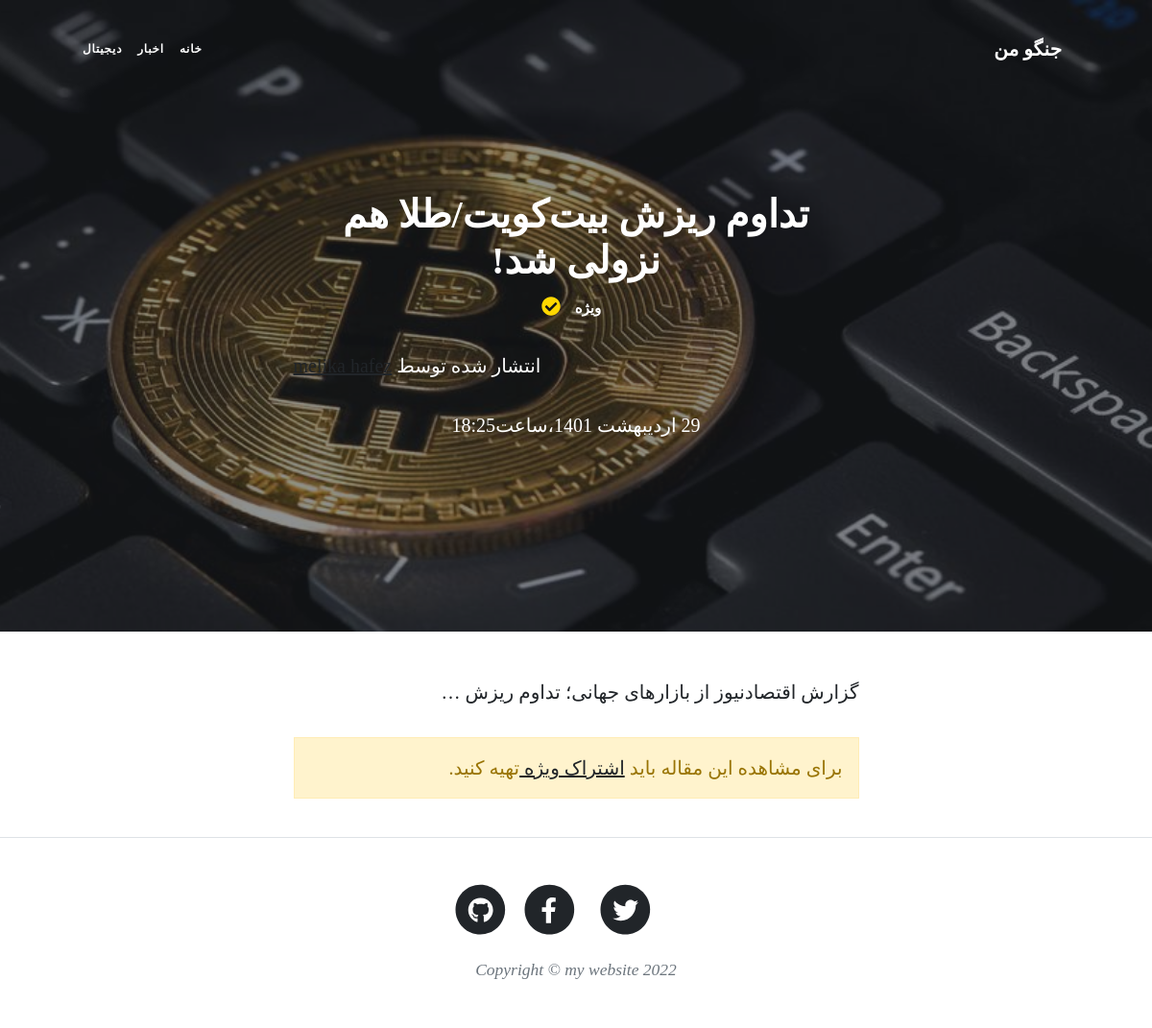
/article/tdom-rzsh-btottl-hm-nzol-shd, run on the app's committed database.
### blog/models.py (models this page shows, shortened)
class Category(models.Model):
    parent = models.ForeignKey('self', default=None, null=True, blank=True, on_delete=models.SET_NULL, related_name='children', verbose_name='زیر دسته')
    title = models.CharField(max_length=200, verbose_name="عنوان دسته بندی")
    slug = models.SlugField(max_length=100, unique=True,
                            verbose_name="آدرس دسته بندی")
    status = models.BooleanField(default=True, verbose_name="وضعیت نمایش")
    position = models.IntegerField(verbose_name="موقعیت")
    class Meta:
        verbose_name = "دسته بندی"
        verbose_name_plural = "دسته بندی ها"
        ordering = ['parent__id', 'position']
    objects = CategoryManager()

class Article(models.Model):
    STATUS_CHOICES = (
        ('d', 'پیش نویس'),
        ('p', 'منتشر شده'),
        ('i', 'در حال بررسی'),
        ('b', 'برگشت خورده'),
    )
    author = models.ForeignKey(User, null=True, on_delete=models.SET_NULL, related_name='articles', verbose_name='نویسنده')
    title = models.CharField(max_length=128, verbose_name="عنوان")
    category = models.ManyToManyField(
        'Category', verbose_name="دسته بندی", related_name="articles")
    description = models.TextField(verbose_name="توضیحات")
    img = models.ImageField(upload_to="Images", verbose_name="عکس")
    publish = models.DateTimeField(
        default=timezone.now, verbose_name="زمان انتشار")
    created = models.DateTimeField(auto_now_add=True)
    updated = models.DateTimeField(auto_now=True)
    is_special = models.BooleanField(default=False, verbose_name="مقاله ویژه")
    status = models.CharField(
        max_length=1, choices=STATUS_CHOICES, verbose_name="وضعیت")
    slug = models.SlugField(max_length=100, unique=True, verbose_name="آدرس")
    class Meta:
        verbose_name = "مقاله"
        verbose_name_plural = "مقاله ها"
    def jpublish(self):
        return jalali_converter(self.publish)
    jpublish.short_description = "زمان انتشار"
    def thumbnail_tag(self):
        return format_html("<img width='60' height='60' style='border-radius: 5px;' src='{}'>".format(self.img.url))
    thumbnail_tag.short_description = "عکس"
    def category_to_str(self):
        return "، ".join([category.title for category in self.category.active()])
    category_to_str.short_description = "دسته بندی"
    objects = models.Manager()
    published_objects = ArticleManager()

### account/models.py (models this page shows)
class User(AbstractUser):
    is_author = models.BooleanField(default=False, verbose_name="وضعیت نویسندگی")
    special_user = models.DateTimeField(default=timezone.now, verbose_name="کاربر ویژه تا تاریخ ")
    email = models.EmailField(unique=True, verbose_name='ایمیل')
    def is_special_user(self):
        if self.special_user > timezone.now():
            return True
        else:
            return False
    is_special_user.boolean = True
    is_special_user.short_description = "وضعیت کاربری ویژه"

### blog/views.py (the view)
# urls.py: path('article/<slug:slug>', views.ArticleDetail.as_view(), name="detail"),
class ArticleDetail(DetailView):
    def get_object(self):
        slug = self.kwargs.get('slug')
        return get_object_or_404(Article.published_objects.published(), slug=slug)
    template_name = "blog/detail.html"

### blog/models.py (called while the page is built)
    def published(self):
        return self.filter(status='p')

    def active(self):
        return self.filter(status=True)

### blog/templatetags/base_tags.py (called while the page is built)
@register.simple_tag
def title(data="جنگو من"):
    return data

@register.inclusion_tag("blog/partials/category_navbar.html")
def category_navbar():
    return {
        "category": Category.objects.filter(status=True)
    }

### extensions/jalali.py (called while the page is built)
    def persian_tuple(self):
        return self.persian_year, self.persian_month, self.persian_day

### extensions/utils.py (called while the page is built)
def jalali_converter(time):
    jmonth = ["فروردین", "اردیبهشت", "خرداد", "تیر", "مرداد",
              "شهریور", "مهر", "آبان", "آذر", "دی", "بهمن", "اسفند"]
    time = timezone.localtime(time)
    time_to_str = "{},{},{}".format(time.year, time.month, time.day)
    time_to_tuple = jalali.Gregorian(time_to_str).persian_tuple()
    time_to_list = list(time_to_tuple)
    for index, month in enumerate(jmonth):
        if time_to_list[1] == index+1:
            time_to_list[1] = month
            break
    output = "{} {} {}،ساعت{}:{}".format(
        time_to_list[2],
        time_to_list[1],
        time_to_list[0],
        time.hour,
        time.minute,
    )
    return output

### blog/templates/blog/detail.html (shortened to what this page needs)
{% extends 'blog/base.html' %}
{% load static %}
{% block content %}
<header class="masthead" style="background-image: url('{{ article.img.url }}')">
    <div class="container position-relative px-4 px-lg-5">
        <div class="row gx-4 gx-lg-5 justify-content-center">
            <div class="col-md-10 col-lg-8 col-xl-7">
                <div class="site-heading">
                    <h1>{{ article.title }}</h1>
                    {% if article.is_special %}
                            <span class="badge badge-danger">ویژه</span>
                            <i class="fa fa-check-circle" style="color: gold"></i>
                    {% endif %}
                    <span class="meta">
                        <p class="post-meta">
                            انتشار شده توسط
                            <a href="{% url 'blog:author' article.author %}"> {{ article.author.get_full_name }} </a>
                        </p>
                            <time>{{ article.jpublish }}</time></small>
                    </span>
                </div>
            </div>
        </div>
    </div>
</header>
<article class="mb-4">
    <div class="container px-4 px-lg-5">
        <div class="row gx-4 gx-lg-5 justify-content-center">
            <div class="col-md-10 col-lg-8 col-xl-7 text-justify">
            {% if object.is_special %}
                {% if user.is_authenticated and user.is_special_user or user == object.author or user.is_superuser %}
                    {{ article.description|safe }}
                {% else %}
                    {{ article.description|striptags|truncatewords:7 }}
                    <p class="alert alert-warning"> برای مشاهده این مقاله باید <a href="#"> اشتراک ویژه </a>تهیه کنید.</p>
                {% endif %}
            {% else %}
                {{ article.description|safe }}
            {% endif %}
            </div>
        </div>
    </div>
</article>
{% endblock content %}

### blog/templates/blog/base.html (shortened to what this page needs)
{% load static %}
{% load base_tags %}
<!DOCTYPE html>
<html lang="en">
<head>
    <link rel="stylesheet" href="{% static 'blog/css/styles.css' %}">
    <link href="css/styles.css" rel="stylesheet">
    <link href="{% static 'blog/css/rtl.css' %}" rel="stylesheet">
</head>
<body>
    <nav class="navbar navbar-expand-lg navbar-light" id="mainNav">
        <div class="container px-4 px-lg-5">
            <a class="navbar-brand" href="{% url 'blog:home' %}">{% title %}</a>
            {% category_navbar %}
        </div>
    </nav>
    {% block content %}
    {% endblock content %}
    <footer class="border-top">
        <div class="container px-4 px-lg-5">
            <div class="row gx-4 gx-lg-5 justify-content-center">
                <div class="col-md-10 col-lg-8 col-xl-7">
                    <ul class="list-inline text-center">
                        <li class="list-inline-item">
                            <a href="#!">
                                <span class="fa-stack fa-lg">
                                    <i class="fas fa-circle fa-stack-2x"></i>
                                    <i class="fab fa-twitter fa-stack-1x fa-inverse"></i>
                                </span>
                            </a>
                        </li>
                        <li class="list-inline-item">
                            <a href="#!">
                                <span class="fa-stack fa-lg">
                                    <i class="fas fa-circle fa-stack-2x"></i>
                                    <i class="fab fa-facebook-f fa-stack-1x fa-inverse"></i>
                                </span>
                            </a>
                        </li>
                        <li class="list-inline-item">
                            <a href="#!">
                                <span class="fa-stack fa-lg">
                                    <i class="fas fa-circle fa-stack-2x"></i>
                                    <i class="fab fa-github fa-stack-1x fa-inverse"></i>
                                </span>
                            </a>
                        </li>
                    </ul>
                    <div class="small text-center text-muted fst-italic">Copyright &copy; my website 2022</div>
                </div>
            </div>
        </div>
    </footer>
</body>
</html>

### blog/templates/blog/partials/category_navbar.html (shortened to what this page needs)
<div class="collapse navbar-collapse nav" id="navbarResponsive">
    <ul class="navbar-nav ml-auto">
      <li class="nav-item">
        <a class="nav-link" href="{% url 'blog:home' %}">خانه</a>
      </li>
      {% for cat in category %}
        {% if cat.parent == None %}
          <li class="nav-item">
            <a class="nav-link" href="{% url 'blog:category' cat.slug %}">{{cat.title}}</a>
          </li>
        {% endif %}
      {% endfor %}
    </ul>
  </div>

### static/blog/css/rtl.css (style rules this page uses)
body { direction: rtl; text-align: right; font-family: "Sahel"; font-size: 20px; }
h1,h2,h3,h4,h5,h6,a { font-family: Sahel; }
.navbar-nav { margin-left: initial !important; margin-right: auto; }
.post-meta { text-align: left; }
header.masthead .site-heading h1 { font-size: 40px; }
.nav ul { padding-right: 0; }
.nav ul li { border-bottom: none; height: 86px; line-height: 86px; font-size: 14px; display: inline-block; float:left; margin: 0 auto; }
.nav ul li a { text-decoration: none; color:#000000; display: block; transition: .3s background-color; padding:0 24px; }
.nav a { border-bottom:none; }

### data on the page
Category: title "اخبار"
Category: title "دیجیتال"
Article: img (picture), title "تداوم ریزش بیت‌کویت/طلا هم نزولی شد!", author.get_full_name "melika hafez", jpublish "29 اردیبهشت 1401،ساعت18:25", description "گزارش اقتصادنیوز از بازارهای جهانی؛ تداوم ریزش …"
